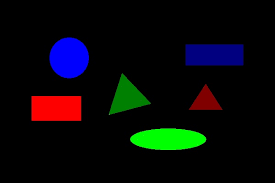
#> input picture images (1).png, 275 x 183 px
$ jupyter execute --allow-errors 'SHAPE AND COLOR RECOGNTION.ipynb'
#> lines starting #> are read from the running program, lines starting #| are printed output that depends on the picture; after the words box and inside, x2 and y2 are one past the last pixel; in counts of white or black regions, pixels touching at a corner belong together
[cell 1]
from google.colab import files
files.upload()
#> the answer given: images (1).png

1)Determination of upper and lower ranges of colurs in hsv format

#> (a cell that did not finish here is left out)

[cell 3]
import numpy as np
import cv2
import matplotlib.pyplot as plt
from google.colab.patches import cv2_imshow

lower = {'red':([-10, 100, 100]), 'green':([50, 100, 100]), 'blue':([110, 100, 100]),'yellow':([24, 100, 100]), 'orange':([6, 100, 100]), 'purple':([151, 255, 255])}
upper = {'red':([10, 255, 255]), 'green':([70, 255, 255]), 'blue':([130, 255, 255]), 'yellow':([44, 255, 255]), 'orange':([26, 255, 255]), 'purple':([131, 100, 100])}


colors = {'red':(0,0,255), 'green':(0,255,0), 'blue':(255,0,0), 'yellow':(0, 255, 217), 'orange':(0,140,255), 'purple':(211,0,148)}

image = cv2.imread("images (1).png")
#> image is the input picture: shape (183, 275, 3); mean B, G, R 9.7, 8.7, 7.5


img_hsv = cv2.cvtColor(image, cv2.COLOR_BGR2HSV)
#> img_hsv: shape (183, 275, 3); mean H, S, V 10.6, 38, 25.4

mask_list=[]
counts_list=[]
keys=[]

for (key, value) in upper.items():

    mask = cv2.inRange(img_hsv, np.array(lower[key]), np.array(upper[key]))

    mask_list.append(mask)
    counts,_ = cv2.findContours(mask.copy(), cv2.RETR_EXTERNAL, cv2.CHAIN_APPROX_SIMPLE)

    if len(counts)>=1:
        counts_list.append(counts[-1])
        keys.append(key)
#> this loop made 6 passes
#> pass 1, `mask = cv2.inRange(img_hsv, np.array(lower[key]), np.array(upper[key]))`:
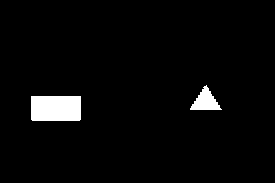
#> mask: shape (183, 275); 3.3% white; 2 white regions, box (x1, y1, x2, y2) and area: (31, 96, 81, 121) 1248, (190, 85, 222, 110) 420
#> pass 2, `mask = cv2.inRange(img_hsv, np.array(lower[key]), np.array(upper[key]))`:
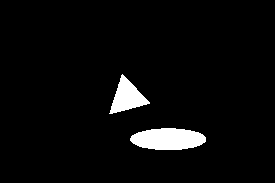
#> mask: shape (183, 275); 4.2% white; 2 white regions, box (x1, y1, x2, y2) and area: (130, 128, 206, 150) 1316, (109, 74, 150, 114) 793
#> pass 3, `mask = cv2.inRange(img_hsv, np.array(lower[key]), np.array(upper[key]))`:
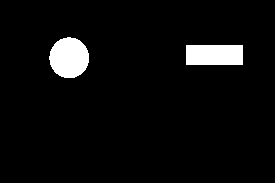
#> mask: shape (183, 275); 4.8% white; 2 white regions
#> after the loop, counts_list = 3 contours; box (x1, y1, x2, y2) and area: (49, 37, 89, 78) 1219, (109, 74, 150, 114) 738, (190, 85, 222, 110) 374; keys = ['red', 'green', 'blue']; mask_list = 6 items

print(keys)
#| ['red', 'green', 'blue']

for i,j in enumerate(counts_list):
        approx = cv2.approxPolyDP(j, 0.01*cv2.arcLength(j, True), True)
        cv2.drawContours(image, [approx], 0, (0), 2)


        if len(approx) == 3:

            print(keys[i]+" Triangle")
        elif len(approx) == 4:
            x2 = approx.ravel()[2]
            y2 = approx.ravel()[3]
            x4 = approx.ravel()[6]
            y4 = approx.ravel()[7]
            side1 = abs(x2-x)
            side2 = abs(y4-y)

            if abs(side1-side2) <= 2:

                print(keys[i]+" Square")
            else:

                print(keys[i]+" Rectangle")
        elif len(approx) == 5:

            print(keys[i]+" Pentagon")
        elif len(approx) == 6:

            print(keys[i]+" Hexagon")
        elif len(approx) == 7:

            print(keys[i]+" Heptagon")
        elif len(approx) == 8:

            print(keys[i]+" Octagon")
        elif len(approx) == 9:

            print(keys[i]+" nonagon")
        elif len(approx) > 1000:

            print(keys[i]+" Circle")
#> this loop made 3 passes
#> approx on pass 2: [[149, 102], [122, 74], [109, 113]]
#| green Triangle
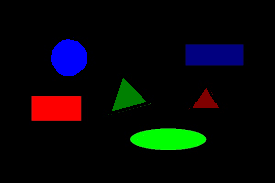
#> image: shape (183, 275, 3); 1.68% of pixels changed, all inside (x1, y1, x2, y2) = (49, 37, 223, 115)


cv2.waitKey(0)
cv2.destroyAllWindows()
